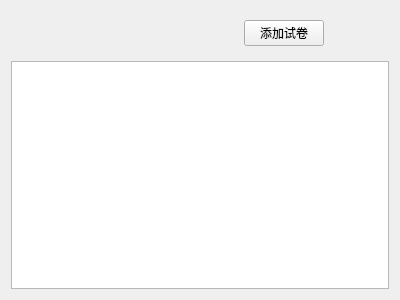
<?xml version="1.0" encoding="UTF-8"?>
<ui version="4.0">
 <class>Manage_paper</class>
 <widget class="QWidget" name="Manage_paper">
  <property name="geometry">
   <rect>
    <x>0</x>
    <y>0</y>
    <width>400</width>
    <height>300</height>
   </rect>
  </property>
  <property name="windowTitle">
   <string>Form</string>
  </property>
  <layout class="QVBoxLayout" name="verticalLayout">
   <item>
    <widget class="QWidget" name="widget" native="true">
     <layout class="QHBoxLayout" name="horizontalLayout">
      <item>
       <spacer name="horizontalSpacer">
        <property name="orientation">
         <enum>Qt::Horizontal</enum>
        </property>
        <property name="sizeHint" stdset="0">
         <size>
          <width>40</width>
          <height>20</height>
         </size>
        </property>
       </spacer>
      </item>
      <item>
       <spacer name="horizontalSpacer_4">
        <property name="orientation">
         <enum>Qt::Horizontal</enum>
        </property>
        <property name="sizeHint" stdset="0">
         <size>
          <width>40</width>
          <height>20</height>
         </size>
        </property>
       </spacer>
      </item>
      <item>
       <spacer name="horizontalSpacer_2">
        <property name="orientation">
         <enum>Qt::Horizontal</enum>
        </property>
        <property name="sizeHint" stdset="0">
         <size>
          <width>40</width>
          <height>20</height>
         </size>
        </property>
       </spacer>
      </item>
      <item>
       <spacer name="horizontalSpacer_5">
        <property name="orientation">
         <enum>Qt::Horizontal</enum>
        </property>
        <property name="sizeHint" stdset="0">
         <size>
          <width>40</width>
          <height>20</height>
         </size>
        </property>
       </spacer>
      </item>
      <item>
       <widget class="QPushButton" name="addBtn">
        <property name="text">
         <string>添加试卷</string>
        </property>
       </widget>
      </item>
      <item>
       <spacer name="horizontalSpacer_3">
        <property name="orientation">
         <enum>Qt::Horizontal</enum>
        </property>
        <property name="sizeHint" stdset="0">
         <size>
          <width>40</width>
          <height>20</height>
         </size>
        </property>
       </spacer>
      </item>
     </layout>
    </widget>
   </item>
   <item>
    <widget class="QTableWidget" name="paperTable"/>
   </item>
  </layout>
 </widget>
 <resources/>
 <connections/>
</ui>
